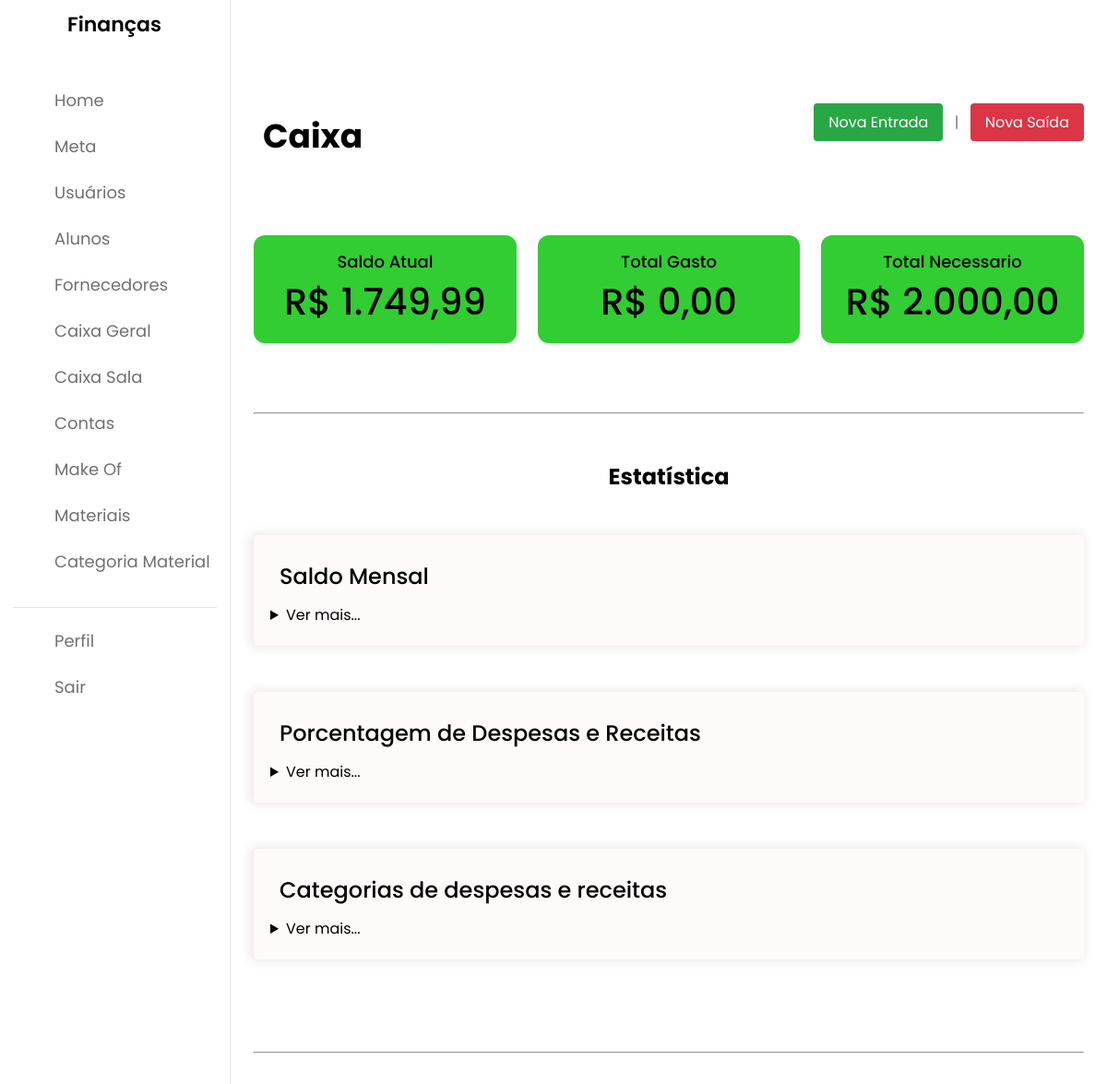
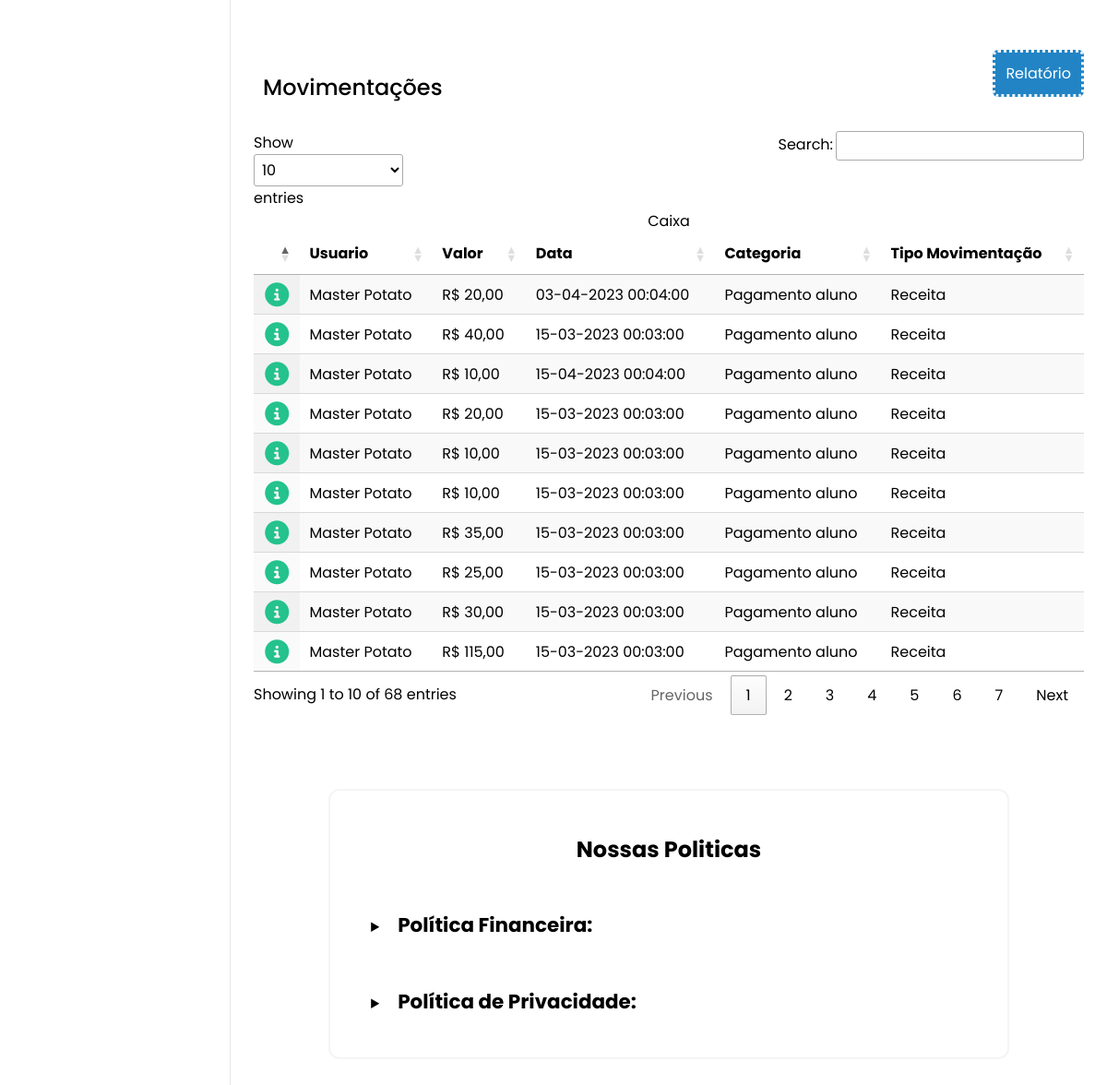
Screenshot of /resources/views/admin/caixa/index.php (signed in) with the database file from the repository (2 pictures, top to bottom).
### tables this page shows
CREATE TABLE caixa (
		 
    caixa_id INT AUTO_INCREMENT PRIMARY KEY NOT NULL,
    usuario_id INT NULL,
    FOREIGN KEY (usuario_id)
        REFERENCES Usuarios (usuario_id),
    aluno_id INT NULL,
    FOREIGN KEY (aluno_id)
        REFERENCES Alunos (aluno_id),
        
		 
    categoria VARCHAR(20),
    descricao VARCHAR(100),
    data_movimentacao DATETIME,
    valor DECIMAL(10, 2),
    tipo_movimentacao VARCHAR(20),
    forma_pagamento VARCHAR(20),
    status_caixa VARCHAR(15),
    obs TEXT
);

CREATE TABLE usuarios (
	 
    usuario_id INT AUTO_INCREMENT PRIMARY KEY NOT NULL,
    tipo_usuario CHAR(3),

     
    nome VARCHAR(100) NOT NULL,
    email VARCHAR(100) UNIQUE NOT NULL,
    cpf VARCHAR(13) UNIQUE, 
    senha VARCHAR(200) NOT NULL,
    idade INT(3) NOT NULL,
     
    genero CHAR(1),
    celular VARCHAR(25),
    foto_perfil VARCHAR(200) 
        DEFAULT 'profile_default.png'
);

### config.php (called while the page is built, shortened)
<?php
function autocarregamento($class_name) {
  $path = __DIR__ . '//models//' . $class_name . '.php';
}

### controllers/Caixa/ConsultaController.php (called while the page is built, shortened)
<?php
global $mysqli;
$caixa = new Caixa($mysqli);
$meta = new Meta($mysqli);
$dadosDespesasReceitasPorMes = $caixa->obterDadosDespesasReceitasPorMes();
$totalReceitas = array_sum($dadosDespesasReceitasPorMes['receitas']);
$totalDespesas = array_sum($dadosDespesasReceitasPorMes['despesas']);
if ($totalDespesas != 0 || $totalReceitas != 0) {
  $porcentagemDespesas = ($totalDespesas / ($totalReceitas + $totalDespesas)) * 100;
  $porcentagemReceitas = 100 - $porcentagemDespesas;
} else {
  $porcentagemDespesas = 0;
  $porcentagemReceitas = 0;
}
return $data = [
  'caixa'             => $caixa->buscarTodos(),
  'saldo_atual'       => $caixa->obterSaldoAtual(),
  'saldo_anterior'    => $caixa->obterSaldoAnterior(),
  'total_gasto'       => $caixa->obterTotalGasto(),
  'total_necessario'  => $meta->obterTotalNecessarioAtivo(),
  'meses'             => $dadosDespesasReceitasPorMes['meses'],
  'receitas'          => $dadosDespesasReceitasPorMes['receitas'],
  'despesas'          => $dadosDespesasReceitasPorMes['despesas'],
  'saldos'            => $dadosDespesasReceitasPorMes['saldos'],
  'dadosCategorias'   => $caixa->obterDadosCategorias(),
  'totalReceitas'        => $totalReceitas,
  'totalDespesas'        => $totalDespesas,
  'porcentagemReceitas'  => $porcentagemReceitas,
  'porcentagemDespesas'  => $porcentagemDespesas
];
?>

### models/Caixa.php (called while the page is built, shortened)
<?php
class caixa
{
  private $mysqli;
  private $tabela = 'caixa';
  public function __construct(mysqli $mysqli)
  {
    $this->mysqli = $mysqli;
  }
  public function buscarTodos()
  {
    $stmt = $this->mysqli->query("
      SELECT
        c.*, u.*, u.nome as nome_usuario
      FROM
        " . $this->tabela . " as c
      JOIN
        usuarios AS u ON u.usuario_id = c.usuario_id
      WHERE
        LOWER(c.tipo_movimentacao) = 'despesa' OR
        LOWER(c.tipo_movimentacao) = 'receita'
    ");
    while ($linha = mysqli_fetch_array($stmt, MYSQLI_ASSOC)) {
      $categoria[] = $linha;
    }
    return $categoria;
  }
  public function obterSaldoAtual()
  {
    $saldo_atual    = null;
    $query_entrada = "
      SELECT
        SUM(valor) as 'valor_entrada'
      FROM
        caixa
      WHERE
        tipo_movimentacao = 'receita'
    ";
    $query_saida = "
      SELECT
        SUM(valor) as 'valor_saida'
      FROM
        caixa
      WHERE
        tipo_movimentacao = 'despesa'
    ";
  try
  {
    $result_entrada = $this->mysqli->query($query_entrada);
    $result_saida = $this->mysqli->query($query_saida);
    $result_entrada = mysqli_fetch_array($result_entrada, MYSQLI_ASSOC);
    $result_entrada = $result_entrada['valor_entrada'];
    $result_saida = mysqli_fetch_array($result_saida);
    $result_saida = $result_saida['valor_saida'];
    $saldo_atual = $result_entrada - $result_saida;
    } catch (Exception $error)
    {
      $saldo_atual = 0;
    }
    return $saldo_atual;
  }
  public function obterSaldoAnterior() {
    $query = "
      SELECT
        valor
      FROM
        " . $this->tabela . "
      ORDER BY
        caixa_id
      DESC LIMIT 1
    ";
    $result = $this->mysqli->query($query);
    $saldo_anterior = mysqli_fetch_array($result, MYSQLI_ASSOC);
    return $saldo_anterior['valor'];
  }
  public function obterTotalGasto()
  {
      $query = "
          SELECT
              SUM(valor) as total_gasto
          FROM
              " . $this->tabela . "
          WHERE
              tipo_movimentacao = 'despesa'
      ";
      $result = $this->mysqli->query($query);
      $row = $result->fetch_assoc();
      $totalGasto = $row['total_gasto'];
      return $totalGasto;
  }
  public function obterDadosDespesasReceitasPorMes()
  {
    $query = "
      SELECT
        DATE_FORMAT(data_movimentacao, '%b') as mes,
        SUM(CASE WHEN LOWER(tipo_movimentacao) = 'receita' THEN valor ELSE 0 END) as receita,
        SUM(CASE WHEN LOWER(tipo_movimentacao) = 'despesa' THEN valor ELSE 0 END) as despesa
      FROM caixa
      GROUP BY mes
    ";
    $result = $this->mysqli->query($query);
    $meses = [];
    $receitas = [];
    $despesas = [];
    $saldos = [];
    $balance = 0;
    while ($row = $result->fetch_assoc()) {
      $meses[] = $row['mes'];
      $receitas[] = (float)$row['receita'];
      $despesas[] = (float)$row['despesa'];
      $balance += (float)$row['receita'] - (float)$row['despesa'];
      $saldos[] = $balance;
    }
    return [
      'meses' => $meses,
      'receitas' => $receitas,
      'despesas' => $despesas,
      'saldos' => $saldos
    ];
  }
}

### models/Meta.php (called while the page is built, shortened)
<?php
class Meta
{
  private $mysqli;
  private $tabela = 'meta';
  public function __construct(mysqli $mysqli)
  {
    $this->mysqli = $mysqli;
  }
  public function obterTotalNecessarioAtivo()
	{
	  $stmt = $this->mysqli->query("
	    SELECT total_necessario
	    FROM " . $this->tabela . "
	    WHERE status = 1
	  ");
	  $row = $stmt->fetch_assoc();
	  return $row['total_necessario'];
	}
}

### resources/views/admin/caixa/index.php (the view, shortened to what this page needs)
<?php
require dirname(dirname(dirname(dirname(__DIR__)))) . '/config.php';
include $_ENV['PASTA_CONTROLLER'] . '/Caixa/ConsultaController.php';
?>
<body>
  <section class="dashboard">
    <div class="top">
    </div>
    <div class="dash-content">
      <div style="display: flex;justify-content: space-between;align-items: center;">
        <div class="title">
          <span class="text"><h1>Caixa</h1></span>
        </div>
        <div>
          <a href="<?= $_ENV['ROUTE'] ?>admin.caixa.entrada.create" class="button-link" style="background-color: #28a745;">
            Nova Entrada
          </a>
          <span class="button-separator">|</span>
          <a href="<?= $_ENV['ROUTE'] ?>admin.caixa.saida.create" class="button-link" style="background-color: #dc3545;">
            Nova Saída
          </a>
        </div>
      </div>
      <div class="dash-content">
        <div class="boxes">
          <div
            class="box
            <?php if ($data['saldo_atual'] <= 0): ?>
            box2
            <?php elseif ($data['saldo_atual'] > 0): ?>
            box1
            <?php else : ?>
            box3
            <?php endif; ?>
            ">
            <span class="text">Saldo Atual</span>
            <span class="number">
              <?= Money::format($data['saldo_atual']); ?>
            </span>
          </div>
          <div
            class="box
            <?php if ($data['total_gasto'] < $data['total_necessario']): ?>
            box1
            <?php elseif ($data['total_gasto'] > $data['total_necessario']): ?>
            box2
            <?php else : ?>
            box3
            <?php endif; ?>
            ">
            <span class="text">Total Gasto</span>
            <span class="number">
              <?= Money::format($data['total_gasto']); ?>
            </span>
          </div>
          <div class="box box4">
            <span class="text">Total Necessario</span>
            <span class="number">
              <?= Money::format($data['total_necessario']); ?>
            </span>
          </div>
        </div>
      </div>
      <br><br><br>
      <hr>
      <div class="dash-content">
        <center style="margin-bottom: 46px;"><h2>Estatística</h2></center>
        <div class="dash-estatistics">
          <div class="title">
            <span class="text">Saldo Mensal</span>
          </div>
          <details>
            <summary>Ver mais...</summary>
          </details>
        </div>
      </div>
      <div class="dash-content">
        <div class="dash-estatistics">
          <div class="title">
            <span class="text">Porcentagem de Despesas e Receitas</span>
          </div>
          <details>
            <summary>Ver mais...</summary>
          </details>
        </div>
      </div>
      <div class="dash-content">
        <div class="dash-estatistics">
          <div class="title">
            <span class="text">Categorias de despesas e receitas</span>
          </div>
          <details>
            <summary>Ver mais...</summary>
          </details>
        </div>
      </div>
      <br><br>
      <br><br>
      <hr>
      <div class="dash-content">
        <?php if (isset($data['caixa']) && !empty($data['caixa'])) {
          ?>
          <div style="display: flex;justify-content: space-between;align-items: center;">
            <div class="title">
              <span class="text">Movimentações</span>
            </div>
            <div class="dropdown">
              <a target="_blank" href="<?= $_ENV['ROUTE'] ?>admin.caixa.relatorio" class="dropbtn" style="text-decoration: none;">
                Relatório
              </a>
            </div>
          </div>
          <table id="myTable" class="display">
            <caption>Caixa</caption>
            <thead>
              <tr>
                <th></th>
                <th>Usuario</th>
                <th>Valor</th>
                <th>Data</th>
                <th>Categoria</th>
                <th>Tipo Movimentação</th>
              </tr>
            </thead>
            <tbody>
              <?php foreach ($data['caixa'] as $item): ?>
              <tr>
                <td>
                  <a href="<?= $_ENV['URL_CONTROLLERS'] . '/Caixa/ShowController.php?id=' . $item['caixa_id']; ?>">
                    <center>
                      <i class="fa fa-info-circle" style="color: #24c28d; font-size: 26px;" title="Ver mais">
                      </i>
                    </center>
                  </a>
                </td>
                <td>
                  <?= $item['nome_usuario']; ?>
                </td>
                <td>
                  <?= Money::format($item['valor']); ?>
                </td>
                <td>
                  <?= date('d-m-Y H:m:s', strtotime($item['data_movimentacao'])); ?>
                </td>
                <td>
                  <?= $item['categoria']; ?>
                </td>
                <td>
                  <?= $item['tipo_movimentacao']; ?>
                </td>
              </tr>
              <?php endforeach; ?>
            </tbody>
          </table>
          <?php
        } else {
          ?>
          <h3>Sem inserções</h3>
          <?php
        } ?>
      </div>
    </div>
  <section class="activity" id="politicas" style="width: 80%;padding: 12px;border-radius: 12px;border: 2px solid #f5f5f5;margin: 5rem 0">
    <center style="margin-bottom: 16px;margin-top: 34px;"><h2>Nossas Politicas</h2></center>
    <div class="data names" style="padding: 2rem;">
      <details>
        <summary><h2 style="display: inline; margin-left: 12px; font-size: 1.34rem;cursor: pointer;">Política Financeira:</h2></summary><br>
        <h3>1. Pagamentos e Cobranças:</h3> <br>
        <br>  <br>
        <h3>2. Cancelamento e Reembolso:</h3> <br>
        <br> <br>
        <h3>3. Segurança dos Dados Financeiros:</h3> <br>
        <br> <br>
        <h3>4. Orçamentos e Custos Adicionais:</h3> <br>
        <br> <br>
        <h3>5. Prazos de Pagamento:</h3> <br>
        <br> <br>
      </details>
      <br><br>
      <details>
        <summary><h2 style="display: inline; margin-left: 12px; font-size: 1.34rem;cursor: pointer;">Política de Privacidade:</h2></summary><br>
        <h3>1. Coleta de Informações:</h3> <br>
        <br> <br>
        <h3>2. Uso de Dados Financeiros:</h3> <br>
        <br> <br>
        <h3>3. Armazenamento Seguro:</h3> <br>
        <br> <br>
        <h3>4. Acesso Restrito:</h3> <br>
        <br> <br>
        <h3>5. Atualizações na Política de Privacidade:</h3> <br>
      </details>
    </div>
  </section>
</section>
</body>

### resources/css/admin/financas.css (style rules this page uses)
* { margin: 0; padding: 0; box-sizing: border-box; font-family: 'Poppins', sans-serif; }
body { min-height: 100vh; background-color: var(--primary-color); }
.dropbtn { background-color: #2284c5; color: white; padding: 11px; font-size: 16px; border: 3px dotted whitesmoke; cursor: pointer; border-radius: 6px; }
.dropdown { position: relative; display: inline-block; }
td { word-wrap: break-word!important; }
.dashboard { display: flex; flex-direction: column; align-items: center; position: relative; left: 250px; background-color: var(--panel-color); min-height: 100vh; width: calc(100% - 250px); padding: 10px 14px; transition: var(--tran-05); }
.title { margin-bottom: 20px; text-align: center; }
.title .text { font-size: 24px; font-weight: bold; color: #333; }
table { width: 900px; max-width: 900px; }
td { word-break: break-word!important; }
.dashboard .top { position: fixed; top: 0; left: 250px; display: flex; width: calc(100% - 250px); justify-content: space-between; align-items: center; padding: 10px 14px; background-color: var(--panel-color); transition: var(--tran-05); z-index: 10; }
.dashboard .dash-content { max-width: 900px; width: 100%; padding-top: 50px; }
.dash-content .title { display: flex; align-items: center; margin: 60px 0 30px 0; }
.dash-content .title .text { font-size: 24px; font-weight: 500; color: var(--text-color); margin-left: 10px; }
.dash-content .boxes { display: flex; align-items: center; justify-content: space-between; flex-wrap: wrap; }
.dash-content .boxes .box { display: flex; flex-direction: column; align-items: center; border-radius: 12px; width: calc(100% / 3 - 15px); padding: 15px 20px; background-color: var(--box1-color); transition: var(--tran-05); }
.boxes .box .text { white-space: nowrap; font-size: 18px; font-weight: 500; color: var(--text-color); }
.boxes .box .number { font-size: 40px; font-weight: 500; color: var(--text-color); }
.button-link { display: inline-block; padding: 8px 16px; background-color: #007bff; color: #fff; text-decoration: none; border-radius: 4px; transition: background-color 0.3s ease; }
.button-separator { padding: 0 8px; color: #777; }
.dash-estatistics { background: snow; box-shadow: -2px 0px 11px 3px #efeaea; padding: 21px 18px; border-radius: 5px; }
.dash-estatistics .title { margin-top: 6px; margin-bottom: 12px; }
summary { cursor: pointer; }

### rows the page displays
caixa: usuario.nome "Master Potato", valor "R$ 20,00", data_movimentacao "03-04-2023 00:04:00", categoria "Pagamento aluno", tipo_movimentacao "Receita"
caixa: usuario.nome "Master Potato", valor "R$ 40,00", data_movimentacao "15-03-2023 00:03:00", categoria "Pagamento aluno", tipo_movimentacao "Receita"
caixa: usuario.nome "Master Potato", valor "R$ 10,00", data_movimentacao "15-04-2023 00:04:00", categoria "Pagamento aluno", tipo_movimentacao "Receita"
caixa: usuario.nome "Master Potato", valor "R$ 20,00", data_movimentacao "15-03-2023 00:03:00", categoria "Pagamento aluno", tipo_movimentacao "Receita"
caixa: usuario.nome "Master Potato", valor "R$ 10,00", data_movimentacao "15-03-2023 00:03:00", categoria "Pagamento aluno", tipo_movimentacao "Receita"
caixa: usuario.nome "Master Potato", valor "R$ 10,00", data_movimentacao "15-03-2023 00:03:00", categoria "Pagamento aluno", tipo_movimentacao "Receita"
caixa: usuario.nome "Master Potato", valor "R$ 35,00", data_movimentacao "15-03-2023 00:03:00", categoria "Pagamento aluno", tipo_movimentacao "Receita"
caixa: usuario.nome "Master Potato", valor "R$ 25,00", data_movimentacao "15-03-2023 00:03:00", categoria "Pagamento aluno", tipo_movimentacao "Receita"
caixa: usuario.nome "Master Potato", valor "R$ 30,00", data_movimentacao "15-03-2023 00:03:00", categoria "Pagamento aluno", tipo_movimentacao "Receita"
caixa: usuario.nome "Master Potato", valor "R$ 115,00", data_movimentacao "15-03-2023 00:03:00", categoria "Pagamento aluno", tipo_movimentacao "Receita"

### other values shown
Money::format($data['saldo_atual']) "R$ 1.749,99"
Money::format($data['total_gasto']) "R$ 0,00"
Money::format($data['total_necessario']) "R$ 2.000,00"
